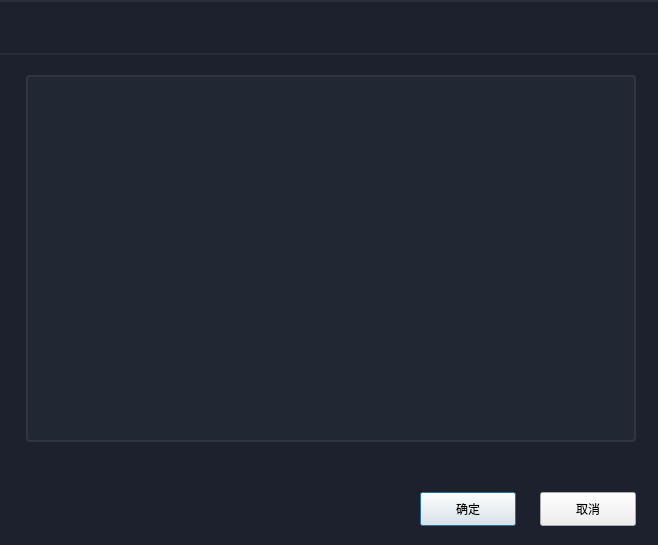
<?xml version="1.0" encoding="UTF-8"?>
<ui version="4.0">
 <class>SeriesSelectDialog</class>
 <widget class="QDialog" name="SeriesSelectDialog">
  <property name="geometry">
   <rect>
    <x>0</x>
    <y>0</y>
    <width>658</width>
    <height>545</height>
   </rect>
  </property>
  <property name="windowTitle">
   <string>序列选择</string>
  </property>
  <property name="styleSheet">
   <string notr="true">
#label{
font-size: 24px;
font-family: &quot;思源黑体 CN Medium&quot;;
font-weight: 500;
color: #FFFFFF;
}
#pushButton_close{
background:transparent;
}
#widget_3{
border-top:2px solid #282C36;
border-bottom:2px solid #282C36;
}
#widget_3,#SeriesSelectDialog{
background:#1C212D;
}
QTableWidget{
gridline-color:#303439;
}
QTableWidget::item
{
border:1px solid #303439;
border-right:none;
}
QTableWidget::item:selected{
background: #1167CF;
}
QHeaderView::section:horizontal,QTableCornerButton::section{
background:#131720;
border:1px solid #303439;
}
QTableView,
QTableWidget QWidget,QTableWidget::item{
background:#212733;
}
QHeaderView::section:vertical
{
background:#212733;
border-left:none;
border-top:none;
border-right:1px solid #303439;
border-bottom:1px solid #303439;
}
QTableCornerButton::section{
border-right:1px solid #303439;
border-bottom:1px solid #303439;
border-top:none;
border-left:none;
}
QTableWidget QWidget{
border:none;
}
QHeaderView::section:checked {     /*表头分段样式*/     
background-color: #1167CF;     
}
QTableWidget
{
border: 2px solid #30363F;
border-radius: 4px 4px 0px 0px;
}
QHeaderView::section:checked {     /*表头分段样式*/     
background-color: #1167CF;     
}
QTableWidget
{
border: 2px solid #30363F;
border-radius: 4px 4px 0px 0px;
}</string>
  </property>
  <layout class="QVBoxLayout" name="verticalLayout">
   <property name="spacing">
    <number>0</number>
   </property>
   <property name="leftMargin">
    <number>0</number>
   </property>
   <property name="topMargin">
    <number>0</number>
   </property>
   <property name="rightMargin">
    <number>0</number>
   </property>
   <property name="bottomMargin">
    <number>0</number>
   </property>
   <item>
    <widget class="TitleBar" name="widget_3" native="true">
     <property name="minimumSize">
      <size>
       <width>0</width>
       <height>55</height>
      </size>
     </property>
     <property name="maximumSize">
      <size>
       <width>16777215</width>
       <height>55</height>
      </size>
     </property>
     <layout class="QHBoxLayout" name="horizontalLayout_2"/>
    </widget>
   </item>
   <item>
    <widget class="QWidget" name="widget" native="true">
     <layout class="QVBoxLayout" name="verticalLayout_2">
      <property name="spacing">
       <number>0</number>
      </property>
      <property name="leftMargin">
       <number>26</number>
      </property>
      <property name="topMargin">
       <number>20</number>
      </property>
      <property name="rightMargin">
       <number>22</number>
      </property>
      <property name="bottomMargin">
       <number>30</number>
      </property>
      <item>
       <widget class="QTableWidget" name="tableWidget_series">
        <property name="selectionBehavior">
         <enum>QAbstractItemView::SelectRows</enum>
        </property>
        <attribute name="verticalHeaderVisible">
         <bool>false</bool>
        </attribute>
       </widget>
      </item>
     </layout>
    </widget>
   </item>
   <item>
    <widget class="QWidget" name="widget_2" native="true">
     <property name="sizePolicy">
      <sizepolicy hsizetype="Preferred" vsizetype="Fixed">
       <horstretch>0</horstretch>
       <verstretch>0</verstretch>
      </sizepolicy>
     </property>
     <layout class="QHBoxLayout" name="horizontalLayout">
      <property name="spacing">
       <number>24</number>
      </property>
      <property name="leftMargin">
       <number>0</number>
      </property>
      <property name="topMargin">
       <number>20</number>
      </property>
      <property name="rightMargin">
       <number>22</number>
      </property>
      <property name="bottomMargin">
       <number>19</number>
      </property>
      <item>
       <spacer name="horizontalSpacer">
        <property name="orientation">
         <enum>Qt::Horizontal</enum>
        </property>
        <property name="sizeHint" stdset="0">
         <size>
          <width>40</width>
          <height>20</height>
         </size>
        </property>
       </spacer>
      </item>
      <item>
       <widget class="QPushButton" name="pushButton_ok">
        <property name="minimumSize">
         <size>
          <width>96</width>
          <height>34</height>
         </size>
        </property>
        <property name="maximumSize">
         <size>
          <width>96</width>
          <height>34</height>
         </size>
        </property>
        <property name="layoutDirection">
         <enum>Qt::RightToLeft</enum>
        </property>
        <property name="text">
         <string>确定</string>
        </property>
        <property name="icon">
         <iconset>
          <normaloff></normaloff></iconset>
        </property>
        <property name="iconSize">
         <size>
          <width>19</width>
          <height>19</height>
         </size>
        </property>
        <property name="default">
         <bool>true</bool>
        </property>
        <property name="TextSize" stdset="0">
         <string>18</string>
        </property>
       </widget>
      </item>
      <item>
       <widget class="QPushButton" name="pushButton_cancel">
        <property name="minimumSize">
         <size>
          <width>96</width>
          <height>34</height>
         </size>
        </property>
        <property name="maximumSize">
         <size>
          <width>96</width>
          <height>34</height>
         </size>
        </property>
        <property name="layoutDirection">
         <enum>Qt::RightToLeft</enum>
        </property>
        <property name="text">
         <string>取消</string>
        </property>
        <property name="icon">
         <iconset>
          <normaloff></normaloff></iconset>
        </property>
        <property name="iconSize">
         <size>
          <width>19</width>
          <height>19</height>
         </size>
        </property>
        <property name="autoDefault">
         <bool>false</bool>
        </property>
        <property name="TextSize" stdset="0">
         <string>18</string>
        </property>
       </widget>
      </item>
     </layout>
    </widget>
   </item>
  </layout>
 </widget>
 <customwidgets>
  <customwidget>
   <class>TitleBar</class>
   <extends>QWidget</extends>
   <header>titlebar.h</header>
   <container>1</container>
  </customwidget>
 </customwidgets>
 <tabstops>
  <tabstop>pushButton_ok</tabstop>
  <tabstop>pushButton_cancel</tabstop>
  <tabstop>tableWidget_series</tabstop>
 </tabstops>
 <resources>
  <include location="qr.qrc"/>
 </resources>
 <connections/>
</ui>
